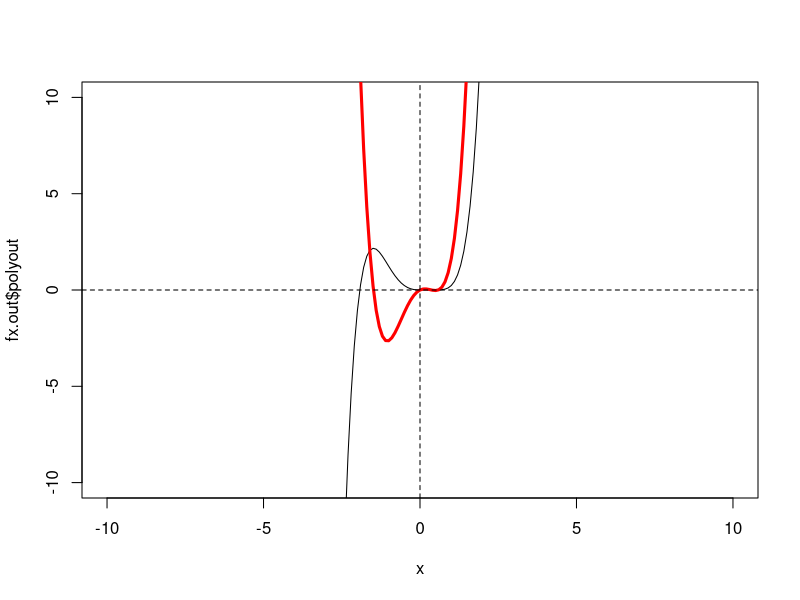
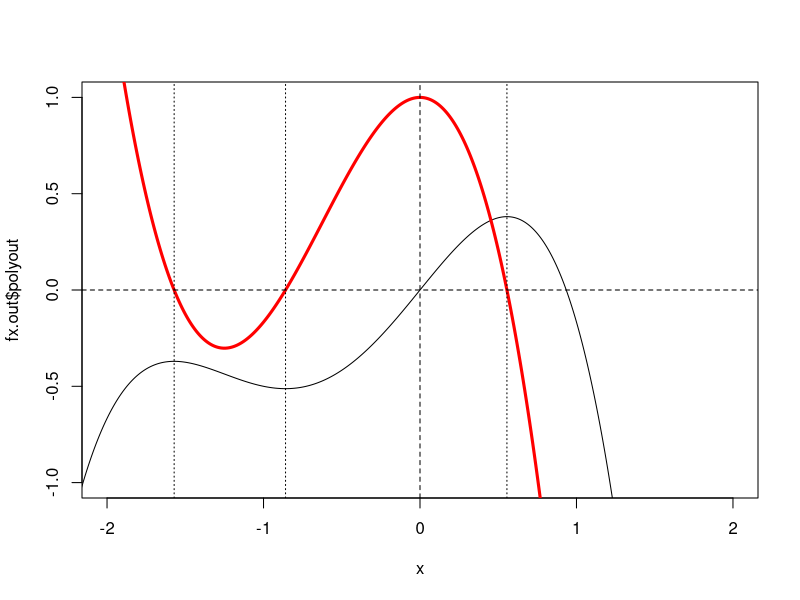

Write R code to recreate these figures, in order.
x = c(seq(-15,15,by = .1))
fx <- function(x, betas = c(1,1), expo = 1, int = 0) {
  if (!(length(betas) == expo)) {
    stop("Number of coefficients should match the exponent: \n  -> Decrease the exponent or add betas")
  }
  x.par = paste0("x^", (expo):1)
  
  my.fun = paste(c(paste(betas, x.par, sep = " * "), int), collapse = " + ")
  fungen = as.expression(my.fun)
  D.sc <- D(parse(text=fungen), "x")
  
  polyout = eval(parse(text=fungen), envir=list(x=x)) # cbind(poly(x, expo), int)  %*% matrix(c(betas,1), ncol = 1)
  return(list(polyout = polyout,
              fungen = fungen,
              D.sc = D.sc))
}

nb.exp = 5
fx.out = fx(x, expo = nb.exp, betas = c(1/2,1/3,-1,2/5,  0), int = 0)
fx.out$fungen
fx.out$D.sc
plot(x = x, y = fx.out$polyout, xlim = c(-10, 10), ylim = c(-10, 10), type = "l")
# plot(x = x, y = x^2, xlim = c(-10, 10), ylim = c(-10, 10))
points(x = x, eval(fx.out$D.sc, envir=list(x=x)), 
       type = "l", 
       col = "red", lwd = 3, lty = 1)
abline(h = 0, v = 0, lty = 2)




# Example in Graham Coop's pop gen book 
x = c(seq(-3,3,by = .01))

nb.exp = 4
fx.out = fx(x, expo = nb.exp, betas = c(-1/3,-5/6,0,1), int = 0)
fx.out$fungen
fx.out$D.sc
plot(x = x, y = fx.out$polyout, xlim = c(-2, 2), ylim = c(-1, 1), type = "l")
# plot(x = x, y = x^2, xlim = c(-10, 10), ylim = c(-10, 10))
points(x = x, eval(fx.out$D.sc, envir=list(x=x)), 
       type = "l", 
       col = "red", lwd = 3, lty = 1)
abline(h = 0, v = 0, lty = 2)
f = function(x) eval(fx.out$D.sc)
abline(v = uniroot(f = f,interval = c(-2,2))$root, lty = 3)
abline(v = uniroot(f = f,interval = c(-2,-1))$root, lty = 3)
abline(v = uniroot(f = f,interval = c(-1,0))$root, lty = 3)




samp=c(12, 10, 8, 13)
100-sum(samp)

p_a.and.b = samp[2]/100
p_a = samp[1]/100
p_b = samp[3]/100

p.jab = p_a.and.b/p_b
p.jba = p_a.and.b/p_a

p.jab*p_b
p.jba*p_a
# Bayes' Rule
# p.jba = p.jab*p_b/p_a

n = 4
k = 2
choose(n,k)
factorial(n)/factorial(n-k)